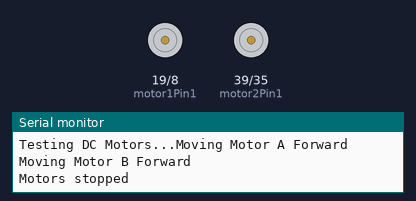
The sketch below on a simulated ESP32-S2. Shown: motor-driver pin pairs drawn as motors (green arrow = first pin HIGH = forward, orange = second pin HIGH = backward, longer = more drive, scaled by the enable pin), the last lines printed to the serial monitor.

Above: at 3.0 s.
At 8.7 s:
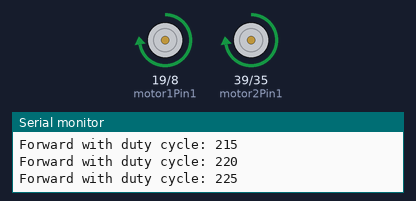
At 14.0 s:
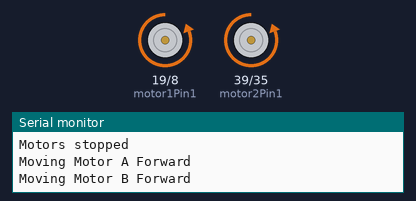
Timing chart, 0 to 16.9 s (numbered marks = the images above):
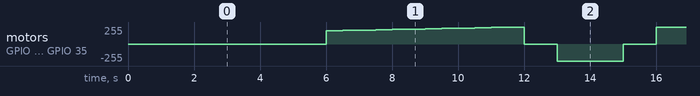

The sketch:

L298N_PWM.ino
```cpp
// Motor A
int motor1Pin1 = 19;
int motor1Pin2 = 8;
int enable1Pin = 40;

// Motor B
int motor2Pin1 = 39;
int motor2Pin2 = 35;
int enable2Pin = 3;

// Setting PWM properties
const int freq = 30000;
const int pwmChannel = 0;
const int resolution = 8;
int dutyCycle = 200;

void setup() {
  // sets the pins as outputs:
  pinMode(motor1Pin1, OUTPUT);
  pinMode(motor1Pin2, OUTPUT);
  pinMode(enable1Pin, OUTPUT);

  pinMode(motor2Pin1, OUTPUT);
  pinMode(motor2Pin2, OUTPUT);
  pinMode(enable2Pin, OUTPUT);

  // configure LED PWM functionalities
  ledcSetup(pwmChannel, freq, resolution);

  // attach the channels to the GPIOs to be controlled
  ledcAttachPin(enable1Pin, pwmChannel);
  ledcAttachPin(enable2Pin, pwmChannel);

  Serial.begin(115200);

  // testing
  Serial.print("Testing DC Motors...");
}

void loop() {
  // Move Motor A forward at maximum speed
  Serial.println("Moving Motor A Forward");
  digitalWrite(motor1Pin1, LOW);
  digitalWrite(motor1Pin2, HIGH);

  // Move Motor B forward at maximum speed
  Serial.println("Moving Motor B Forward");
  digitalWrite(motor2Pin1, LOW);
  digitalWrite(motor2Pin2, HIGH);
  delay(2000);

  // Stop both motors
  Serial.println("Motors stopped");
  digitalWrite(motor1Pin1, LOW);
  digitalWrite(motor1Pin2, LOW);
  digitalWrite(motor2Pin1, LOW);
  digitalWrite(motor2Pin2, LOW);
  delay(1000);

  // Move Motor A backward at maximum speed
  Serial.println("Moving Motor A Backwards");
  digitalWrite(motor1Pin1, HIGH);
  digitalWrite(motor1Pin2, LOW);

  // Move Motor B backward at maximum speed
  Serial.println("Moving Motor B Backwards");
  digitalWrite(motor2Pin1, HIGH);
  digitalWrite(motor2Pin2, LOW);
  delay(2000);

  // Stop both motors
  Serial.println("Motors stopped");
  digitalWrite(motor1Pin1, LOW);
  digitalWrite(motor1Pin2, LOW);
  digitalWrite(motor2Pin1, LOW);
  digitalWrite(motor2Pin2, LOW);
  delay(1000);

  // Move Motor A forward with increasing speed
  digitalWrite(motor1Pin1, HIGH);
  digitalWrite(motor1Pin2, LOW);

  // Move Motor B forward with increasing speed
  digitalWrite(motor2Pin1, HIGH);
  digitalWrite(motor2Pin2, LOW);

  while (dutyCycle <= 255){
    ledcWrite(pwmChannel, dutyCycle);
    Serial.print("Forward with duty cycle: ");
    Serial.println(dutyCycle);
    dutyCycle = dutyCycle + 5;
    delay(500);
  }
  dutyCycle = 200;

  // Stop both motors
  Serial.println("Motors stopped");
  digitalWrite(motor1Pin1, LOW);
  digitalWrite(motor1Pin2, LOW);
  digitalWrite(motor2Pin1, LOW);
  digitalWrite(motor2Pin2, LOW);
  delay(1000);
}
```
